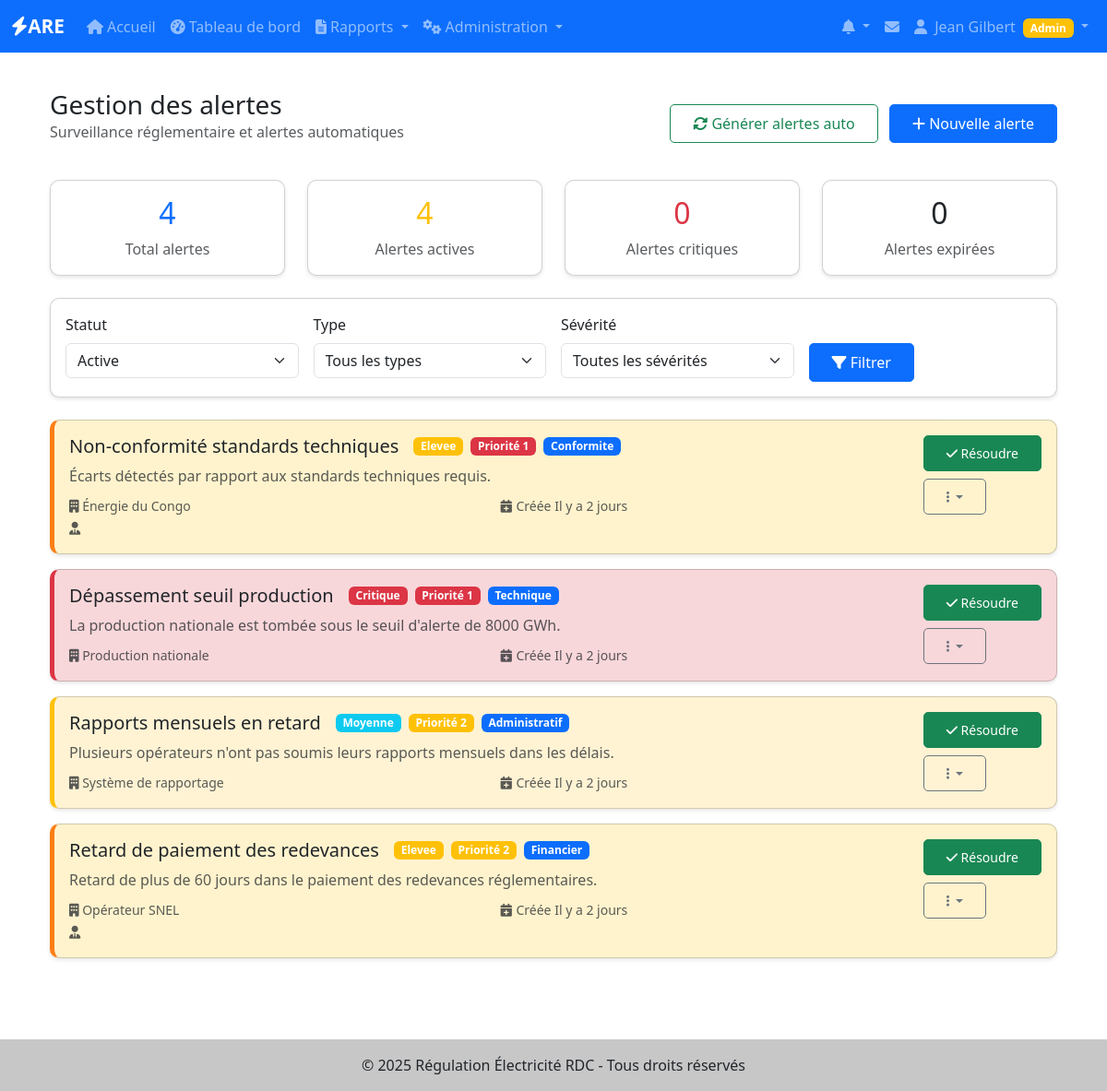
/are/dashboard/alertes (signed in), run on the app's committed database.
### app/models/utilisateurs.py (models this page shows, shortened)
class User(UserMixin, BaseModel):
    __tablename__ = 'users'
    username = db.Column(db.String(80), unique=True, nullable=False, index=True)
    email = db.Column(db.String(120), unique=True, nullable=False, index=True)
    password_hash = db.Column(db.String(128), nullable=False)
    nom = db.Column(db.String(100))
    prenom = db.Column(db.String(100))
    role = db.Column(db.Enum('super_admin', 'admin_operateur', 'utilisateur_operateur'),
                    default='utilisateur_operateur', nullable=False)
    operateur_id = db.Column(db.Integer, db.ForeignKey('operateurs.id'), nullable=True)
    is_active = db.Column(db.Boolean, default=True, nullable=False)
    telephone = db.Column(db.String(20))
    derniere_connexion = db.Column(db.DateTime)
    operateur = db.relationship('Operateur', backref='users', lazy=True)
    def is_super_admin(self):
        return self.role == 'super_admin'
    def is_admin_operateur(self):
        return self.role == 'admin_operateur'
    def has_permission(self, permission):
        permissions = {
            'super_admin': ['create_operateur', 'edit_operateur', 'delete_operateur',
                           'create_user', 'edit_user', 'delete_user', 'view_all_reports'],
            'admin_operateur': ['edit_own_operateur', 'create_user_operateur',
                               'edit_user_operateur', 'view_own_reports', 'create_reports'],
            'utilisateur_operateur': ['view_own_reports', 'create_reports', 'edit_own_reports']
        }
        return permission in permissions.get(self.role, [])

### app/models/dashboard_are.py (models this page shows, shortened)
class AlerteRegulateur(BaseModel):
    __tablename__ = 'alerte_regulateur'
    type = db.Column(db.Enum(TypeAlerte), nullable=False)
    severite = db.Column(db.Enum(SeveriteAlerte), nullable=False)
    entite_concernee = db.Column(db.String(200), nullable=False)
    titre = db.Column(db.String(200), nullable=False)
    description = db.Column(db.Text, nullable=False)
    date_echeance = db.Column(db.Date)
    date_resolution = db.Column(db.Date)
    statut = db.Column(db.String(50), default='active')  # active, en_cours, resolue
    actions_recommandees = db.Column(db.Text)
    priorite = db.Column(db.Integer, default=3)  # 1=haute, 2=moyenne, 3=basse
    operateur_id = db.Column(db.Integer, db.ForeignKey('operateurs.id'), nullable=True)
    operateur = db.relationship('Operateur', backref='alertes_regulateur', lazy=True)
    createur_id = db.Column(db.Integer, db.ForeignKey('users.id'), nullable=False)
    createur = db.relationship('User', backref='alertes_creees', lazy=True)

### app/are/dashboard/routes.py (the view)
@dashboard_bp.route('/alertes')
@login_required
@admin_required
def alertes():
    statut = request.args.get('statut', 'active')
    type_alerte = request.args.get('type')
    severite = request.args.get('severite')
    alertes_query = AlerteRegulateur.query
    if statut:
        alertes_query = alertes_query.filter_by(statut=statut)
    if type_alerte:
        alertes_query = alertes_query.filter_by(type=type_alerte)
    if severite:
        alertes_query = alertes_query.filter_by(severite=severite)
    alertes = alertes_query.order_by(
        AlerteRegulateur.priorite.asc(),
        AlerteRegulateur.date_creation.desc()
    ).all()
    stats_alertes = {
        'total': AlerteRegulateur.query.count(),
        'actives': AlerteRegulateur.query.filter_by(statut='active').count(),
        'critiques': AlerteRegulateur.query.filter_by(
            statut='active',
            severite='critique'
        ).count(),
        'expirees': AlerteRegulateur.query.filter(
            AlerteRegulateur.date_echeance < datetime.now().date(),
            AlerteRegulateur.statut == 'active'
        ).count() if AlerteRegulateur.query.filter(
            AlerteRegulateur.date_echeance.isnot(None)
        ).first() else 0
    }
    return render_template('are/dashboard/alertes.html',
                         alertes=alertes,
                         stats_alertes=stats_alertes,
                         statut=statut,
                         type_alerte=type_alerte,
                         severite=severite)

### app/templates/are/dashboard/alertes.html (shortened to what this page needs)
{% extends "base.html" %}
{% block content %}
<div class="container-fluid">
    <div class="row mb-4">
        <div class="col-12">
            <div class="d-flex justify-content-between align-items-center">
                <div>
                    <h1 class="h3 mb-0">Gestion des alertes</h1>
                    <p class="text-muted">Surveillance réglementaire et alertes automatiques</p>
                </div>
                <div>
                    <button type="button" class="btn btn-outline-success me-2" onclick="genererAlertes()">
                        <i class="fas fa-sync-alt"></i> Générer alertes auto
                    </button>
                    <a href="{{ url_for('are_dashboard.nouvelle_alerte') }}" class="btn btn-primary">
                        <i class="fas fa-plus"></i> Nouvelle alerte
                    </a>
                </div>
            </div>
        </div>
    </div>
    <div class="row mb-4">
        <div class="col-md-3">
            <div class="card text-center">
                <div class="card-body">
                    <div class="h2 text-primary">{{ stats_alertes.total }}</div>
                    <div class="text-muted">Total alertes</div>
                </div>
            </div>
        </div>
        <div class="col-md-3">
            <div class="card text-center">
                <div class="card-body">
                    <div class="h2 text-warning">{{ stats_alertes.actives }}</div>
                    <div class="text-muted">Alertes actives</div>
                </div>
            </div>
        </div>
        <div class="col-md-3">
            <div class="card text-center">
                <div class="card-body">
                    <div class="h2 text-danger">{{ stats_alertes.critiques }}</div>
                    <div class="text-muted">Alertes critiques</div>
                </div>
            </div>
        </div>
        <div class="col-md-3">
            <div class="card text-center">
                <div class="card-body">
                    <div class="h2 text-dark">{{ stats_alertes.expirees }}</div>
                    <div class="text-muted">Alertes expirées</div>
                </div>
            </div>
        </div>
    </div>
    <div class="row mb-4">
        <div class="col-12">
            <div class="card">
                <div class="card-body">
                    <form method="GET" class="row g-3">
                        <div class="col-md-3">
                            <label class="form-label">Statut</label>
                            <select name="statut" class="form-select">
                                <option value="active" {{ 'selected' if statut == 'active' }}>Active</option>
                            </select>
                        </div>
                        <div class="col-md-3">
                            <label class="form-label">Type</label>
                            <select name="type" class="form-select">
                                <option value="">Tous les types</option>
                            </select>
                        </div>
                        <div class="col-md-3">
                            <label class="form-label">Sévérité</label>
                            <select name="severite" class="form-select">
                                <option value="">Toutes les sévérités</option>
                            </select>
                        </div>
                        <div class="col-md-3">
                            <label class="form-label">&nbsp;</label>
                            <div>
                                <button type="submit" class="btn btn-primary">
                                    <i class="fas fa-filter"></i> Filtrer
                                </button>
                            </div>
                        </div>
                    </form>
                </div>
            </div>
        </div>
    </div>
    {% if alertes %}
        {% for alerte in alertes %}
        <div class="card mb-3 alerte-{{ alerte.severite.value }}">
            <div class="card-body">
                <div class="d-flex justify-content-between align-items-start">
                    <div class="flex-grow-1">
                        <div class="d-flex align-items-center mb-2">
                            <h5 class="mb-0 me-3">{{ alerte.titre }}</h5>
                            <span class="badge bg-{{ 'danger' if alerte.severite.value == 'critique' else 'warning' if alerte.severite.value == 'elevee' else 'info' if alerte.severite.value == 'moyenne' else 'secondary' }}">
                                {{ alerte.severite.value.title() }}
                            </span>
                            <span class="badge badge-priorite-{{ alerte.priorite }} ms-2">
                                Priorité {{ alerte.priorite }}
                            </span>
                            <span class="badge bg-primary ms-2">
                                {{ alerte.type.value.title() }}
                            </span>
                        </div>
                        <p class="text-muted mb-2">{{ alerte.description }}</p>
                        <div class="row">
                            <div class="col-md-6">
                                <small class="text-muted">
                                    <i class="fas fa-building"></i> {{ alerte.entite_concernee }}
                                </small>
                                {% if alerte.operateur %}
                                <br><small class="text-muted">
                                    <i class="fas fa-user-tie"></i> {{ alerte.operateur.nom_commercial }}
                                </small>
                                {% endif %}
                            </div>
                            <div class="col-md-6">
                                <small class="text-muted">
                                    <i class="fas fa-calendar-plus"></i> Créée {{ alerte.date_creation|time_ago }}
                                </small>
                            </div>
                        </div>
                    </div>
                    <div class="ms-3">
                        {% if alerte.statut == 'active' %}
                        <form method="POST" action="{{ url_for('are_dashboard.resoudre_alerte', alerte_id=alerte.id) }}" class="d-inline">
                            <button type="submit" class="btn btn-success btn-sm"
                                    onclick="return confirm('Marquer cette alerte comme résolue ?')">
                                <i class="fas fa-check"></i> Résoudre
                            </button>
                        </form>
                        {% endif %}
                        <div class="dropdown mt-2">
                            <button class="btn btn-outline-secondary btn-sm dropdown-toggle" type="button"
                                    data-bs-toggle="dropdown">
                                <i class="fas fa-ellipsis-v"></i>
                            </button>
                        </div>
                    </div>
                </div>
            </div>
        </div>
        {% endfor %}
    {% endif %}
</div>
{% endblock %}

### app/templates/base.html (shortened to what this page needs)
<!DOCTYPE html>
<html lang="fr">
<head>
    <link href="https://cdn.jsdelivr.net/npm/bootstrap@5.3.0/dist/css/bootstrap.min.css" rel="stylesheet">
    <link rel="stylesheet" href="https://cdnjs.cloudflare.com/ajax/libs/font-awesome/6.4.0/css/all.min.css">
    <link rel="stylesheet" href="{{ url_for('static', filename='css/style.css') }}">
</head>
<body>
    <nav class="navbar navbar-expand-lg navbar-dark bg-primary">
        <div class="container-fluid">
            <a class="navbar-brand" href="{{ url_for('main.index') }}">
                <i class="fas fa-bolt"></i>ARE
            </a>
            <div class="collapse navbar-collapse" id="navbarNav">
                <ul class="navbar-nav me-auto">
                    <li class="nav-item">
                        <a class="nav-link" href="{{ url_for('main.index') }}">
                            <i class="fas fa-home me-1"></i>Accueil
                        </a>
                    </li>
                    {% if current_user.is_authenticated %}
                    <li class="nav-item">
                        <a class="nav-link" href="{{ url_for('are_dashboard.index') }}">
                            <i class="fas fa-tachometer-alt me-1"></i>Tableau de bord
                        </a>
                    </li>
                    <li class="nav-item dropdown">
                        <a class="nav-link dropdown-toggle" href="#" id="rapportsDropdown" role="button" data-bs-toggle="dropdown">
                            <i class="fas fa-file-alt me-1"></i>Rapports
                        </a>
                    </li>
                    {% if current_user.is_super_admin() or current_user.is_admin_operateur() %}
                    <li class="nav-item dropdown">
                        <a class="nav-link dropdown-toggle" href="#" id="adminDropdown" role="button" data-bs-toggle="dropdown">
                            <i class="fas fa-cogs me-1"></i>Administration
                        </a>
                    </li>
                    {% endif %}
                    {% endif %}
                </ul>
                <ul class="navbar-nav">
                    {% if current_user.is_authenticated %}
                    {% from 'components/notifications.html' import dropdown_notifications %}
                    {{ dropdown_notifications() }}
                    <li class="nav-item dropdown">
                        <a class="nav-link position-relative" href="{{ url_for('notifications.messages') }}" title="Messagerie">
                            <i class="fas fa-envelope"></i>
                        </a>
                    </li>
                    <li class="nav-item dropdown">
                        <a class="nav-link dropdown-toggle" href="#" id="userDropdown" role="button" data-bs-toggle="dropdown">
                            <i class="fas fa-user me-1"></i>
                            {{ current_user.prenom or current_user.username }}
                            {% if current_user.is_super_admin() %}
                                <span class="badge bg-danger ms-1">Super Admin</span>
                            {% elif current_user.is_admin_operateur() %}
                                <span class="badge bg-warning ms-1">Admin</span>
                            {% endif %}
                        </a>
                    </li>
                    {% endif %}
                </ul>
            </div>
        </div>
    </nav>
    <main class="container my-4">
        {% block content %}{% endblock %}
    </main>
    <footer class="bg-light text-center text-lg-start mt-5">
        <div class="text-center p-3" style="background-color: rgba(0, 0, 0, 0.2);">
            © 2025 Régulation Électricité RDC - Tous droits réservés
        </div>
    </footer>
</body>
</html>

### app/static/css/style.css (style rules this page uses)
:root { --primary-color: #0d6efd; --secondary-color: #6c757d; --success-color: #198754; --danger-color: #dc3545; --warning-color: #ffc107; --info-color: #0dcaf0; }
body { min-height: 100vh; display: flex; flex-direction: column; }
main { flex: 1; }
.navbar-brand { font-weight: bold; font-size: 1.3rem; }
.card { border-radius: 10px; box-shadow: 0 2px 4px rgba(0,0,0,0.1); transition: transform 0.2s; }
.btn { border-radius: 5px; padding: 0.5rem 1.5rem; }
.btn-primary { background-color: var(--primary-color); border-color: var(--primary-color); }
footer { margin-top: auto; }

### app/templates/are/dashboard/alertes.html (style rules this page uses)
.alerte-critique { border-left: 5px solid #dc3545; background-color: #f8d7da; }
.alerte-elevee { border-left: 5px solid #fd7e14; background-color: #fff3cd; }
.alerte-moyenne { border-left: 5px solid #ffc107; background-color: #fff3d4; }
.badge-priorite-1 { background-color: #dc3545; }
.badge-priorite-2 { background-color: #ffc107; }

### data on the page
User: prenom "Jean Gilbert"
AlerteRegulateur: titre "Non-conformité standards techniques", severite.value "Elevee", priorite "1", type.value "Conformite", description "Écarts détectés par rapport aux standards techniques requis.", entite_concernee "Énergie du Congo", date_creation "Il y a 2 jours"
AlerteRegulateur: titre "Dépassement seuil production", severite.value "Critique", priorite "1", type.value "Technique", description "La production nationale est tombée sous le seuil d'alerte de 8000 GWh.", entite_concernee "Production nationale", date_creation "Il y a 2 jours"
AlerteRegulateur: titre "Rapports mensuels en retard", severite.value "Moyenne", priorite "2", type.value "Administratif", description "Plusieurs opérateurs n'ont pas soumis leurs rapports mensuels dans les délais.", entite_concernee "Système de rapportage", date_creation "Il y a 2 jours"
AlerteRegulateur: titre "Retard de paiement des redevances", severite.value "Elevee", priorite "2", type.value "Financier", description "Retard de plus de 60 jours dans le paiement des redevances réglementaires.", entite_concernee "Opérateur SNEL", date_creation "Il y a 2 jours"

### other printed values
{{ stats_alertes.total }} "4"
{{ stats_alertes.actives }} "4"
{{ stats_alertes.critiques }} "0"
{{ stats_alertes.expirees }} "0"
